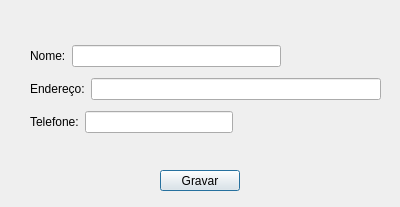
<ui version="4.0">
 <class>add_new_gestao</class>
 <widget name="add_new_gestao" class="QDialog">
 <property name="geometry">
  <rect>
   <x>0</x>
   <y>0</y>
   <width>400</width>
   <height>207</height>
  </rect>
 </property>
 <property name="windowTitle">
  <string>Dialog</string>
 </property>
 <widget class="QPushButton" name="btn_salvar">
  <property name="geometry">
   <rect>
    <x>160</x>
    <y>170</y>
    <width>80</width>
    <height>21</height>
   </rect>
  </property>
  <property name="text">
   <string>Gravar</string>
  </property>
 </widget>
 <widget class="QWidget" name="">
  <property name="geometry">
   <rect>
    <x>30</x>
    <y>40</y>
    <width>351</width>
    <height>101</height>
   </rect>
  </property>
  <layout class="QVBoxLayout" name="verticalLayout">
   <item>
    <layout class="QHBoxLayout" name="horizontalLayout_3">
     <item>
      <widget class="QLabel" name="label">
       <property name="text">
        <string>Nome:</string>
       </property>
      </widget>
     </item>
     <item>
      <widget class="QLineEdit" name="txt_nome"/>
     </item>
     <item>
      <spacer name="horizontalSpacer_2">
       <property name="orientation">
        <enum>Qt::Horizontal</enum>
       </property>
       <property name="sizeType">
        <enum>QSizePolicy::Preferred</enum>
       </property>
       <property name="sizeHint" stdset="0">
        <size>
         <width>100</width>
         <height>20</height>
        </size>
       </property>
      </spacer>
     </item>
    </layout>
   </item>
   <item>
    <layout class="QHBoxLayout" name="horizontalLayout_2">
     <item>
      <widget class="QLabel" name="label_2">
       <property name="text">
        <string>Endereço:</string>
       </property>
      </widget>
     </item>
     <item>
      <widget class="QLineEdit" name="txt_end"/>
     </item>
    </layout>
   </item>
   <item>
    <layout class="QHBoxLayout" name="horizontalLayout">
     <item>
      <widget class="QLabel" name="label_3">
       <property name="text">
        <string>Telefone:</string>
       </property>
      </widget>
     </item>
     <item>
      <widget class="QLineEdit" name="txt_tel"/>
     </item>
     <item>
      <spacer name="horizontalSpacer">
       <property name="orientation">
        <enum>Qt::Horizontal</enum>
       </property>
       <property name="sizeHint" stdset="0">
        <size>
         <width>40</width>
         <height>20</height>
        </size>
       </property>
      </spacer>
     </item>
    </layout>
   </item>
  </layout>
 </widget>
</widget>
<resources/>
<connections/>
</ui>
